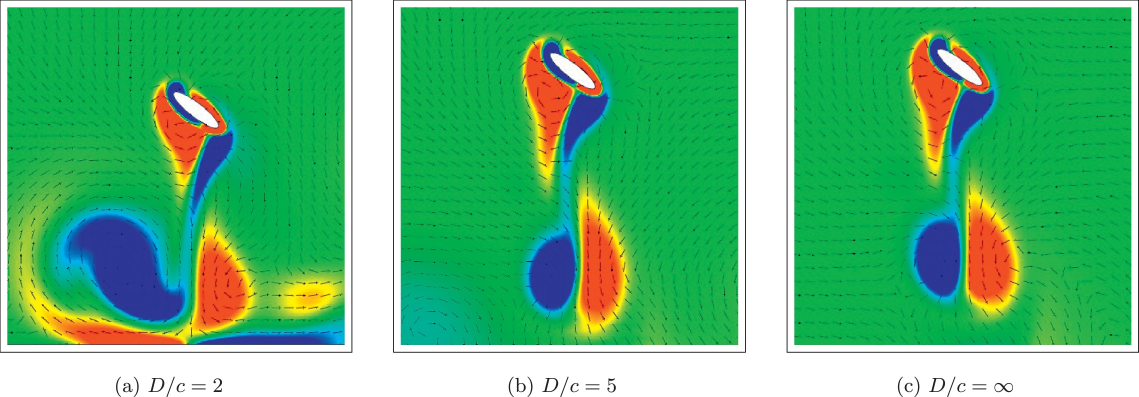
#> input picture images/carousel/srinidhi2017aerodynamics.jpg, 3417 x 1191 px (shown at 1/3 size)
$ python carousel.py
#> lines starting #> are read from the running program, lines starting #| are printed output that depends on the picture
from PIL import Image

aero = Image.open('srinidhi2017aerodynamics.jpg')
#> aero is the input picture: PIL image 3417x1191 RGB; mean R, G, B 90.4, 184.7, 121.8
aero = aero.crop((0, 0, aero.size[0], aero.size[1] - 122))
#> aero: PIL image 3417x1069 RGB
aero = aero.resize((1920, int((aero.size[1]/aero.size[0])*1920)))
#> aero: PIL image 1920x600 RGB
aero_size = aero.size
#> aero_size = (1920, 600)
aero.save('aero.jpg')

heat = Image.open('saurav2019heat.jpg')
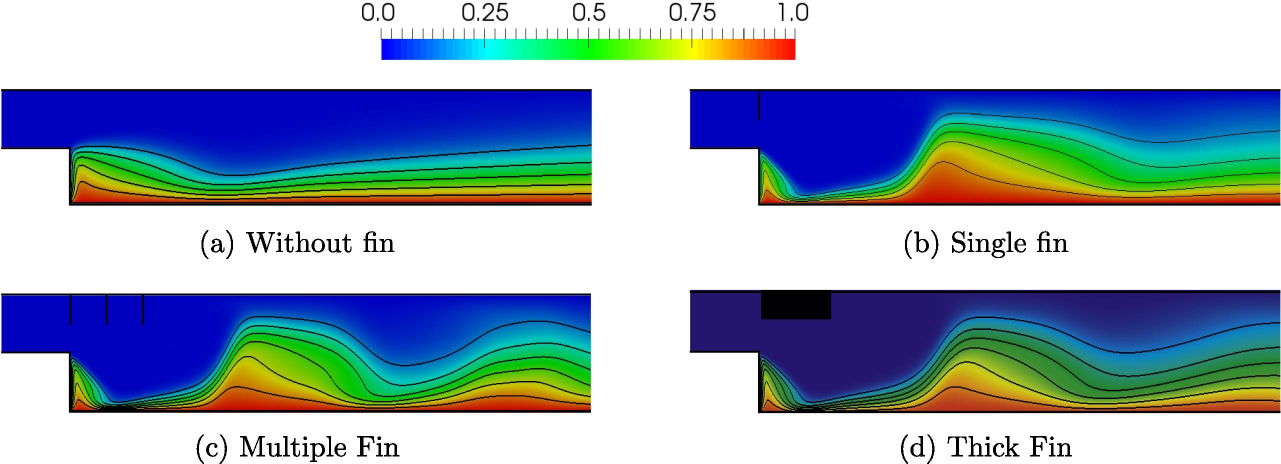
#> input picture images/carousel/saurav2019heat.jpg, 2562 x 927 px (shown at 1/2 size)
#> heat is the input picture: PIL image 2562x927 RGB; mean R, G, B 154, 171.7, 188.1
heat = heat.crop((0, 126, heat.size[0], heat.size[1]))
#> heat: PIL image 2562x801 RGB
heat = heat.resize((1920, int((heat.size[1]/heat.size[0])*1920)))
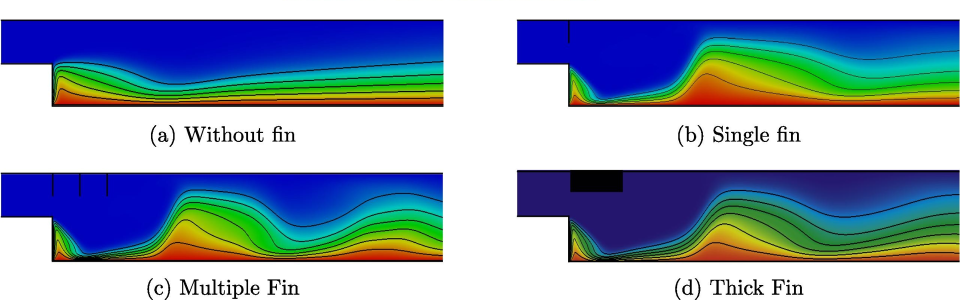
#> heat: PIL image 1920x600 RGB (shown at 1/2 size); mean R, G, B 141.5, 160.3, 180.9
heat_size = heat.size
#> heat_size = (1920, 600)
heat.save('heat.jpg')
heat_size = heat.size

multiphase = Image.open('subburaj2019multiphase.jpg')
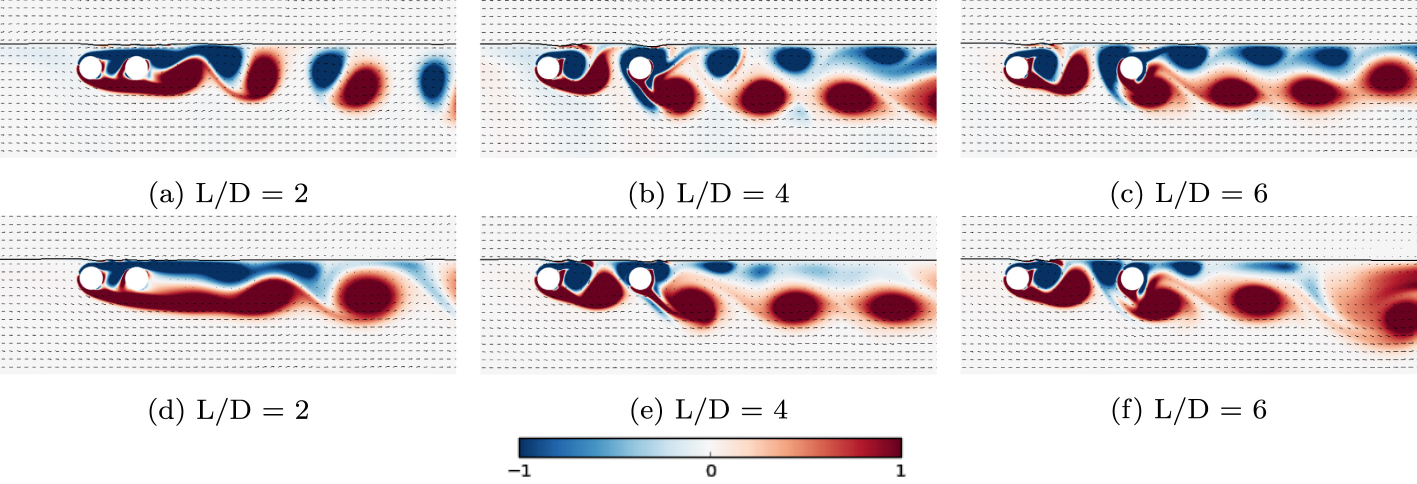
#> input picture images/carousel/subburaj2019multiphase.jpg, 2833 x 968 px (shown at 1/2 size)
#> multiphase is the input picture: PIL image 2833x968 RGB; mean R, G, B 224.5, 217.1, 219.6
multiphase = multiphase.crop((0, 0, multiphase.size[0], multiphase.size[1]-82))
#> multiphase: PIL image 2833x886 RGB
multiphase = multiphase.resize((1920, int((multiphase.size[1]/multiphase.size[0])*1920)))
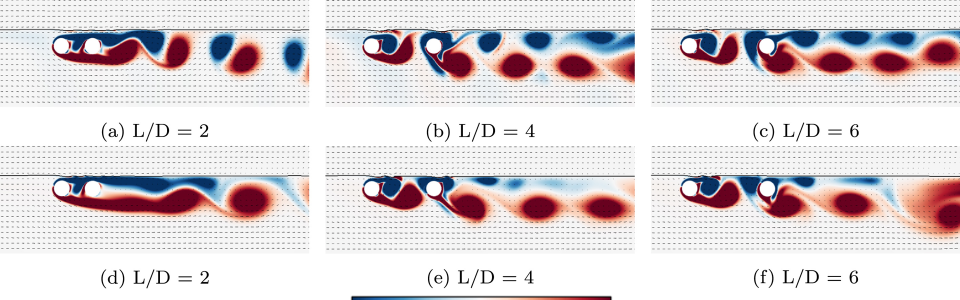
#> multiphase: PIL image 1920x600 RGB (shown at 1/2 size); mean R, G, B 222.8, 214.9, 217.4
multiphase_size = multiphase.size
#> multiphase_size = (1920, 600)
multiphase.save('multiphase.jpg')
multiphase_size = multiphase.size

turbulence = Image.open('jakkala2022turbulence.png')
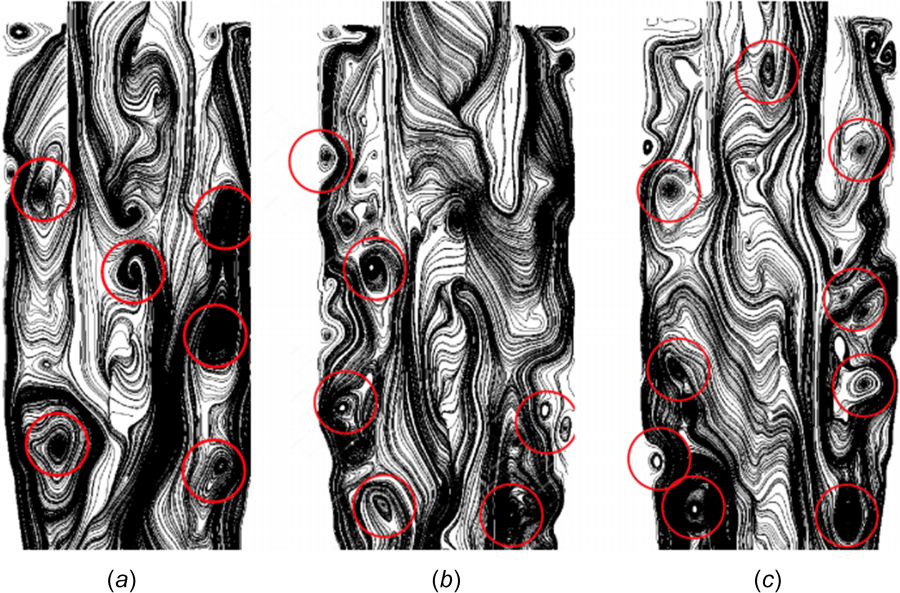
#> input picture images/carousel/jakkala2022turbulence.png, 900 x 593 px
#> turbulence is the input picture: PIL image 900x593 RGBA; mean R, G, B, A 146.2, 141.8, 142, 255
turbulence = turbulence.crop((0, 161.5, turbulence.size[0], turbulence.size[1]-150))
#> turbulence: PIL image 900x281 RGBA
turbulence = turbulence.resize((1920, int((turbulence.size[1]/turbulence.size[0])*1920)))
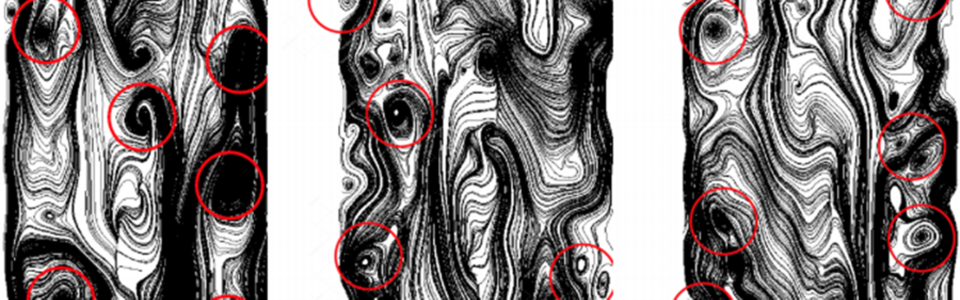
#> turbulence: PIL image 1920x599 RGBA (shown at 1/2 size); mean R, G, B, A 133.8, 128.2, 128.5, 255
turbulence_size = turbulence.size
#> turbulence_size = (1920, 599)
turbulence.save('turbulence.png')
turbulence_size = turbulence.size

complx = Image.open('karthik2018complex.png')
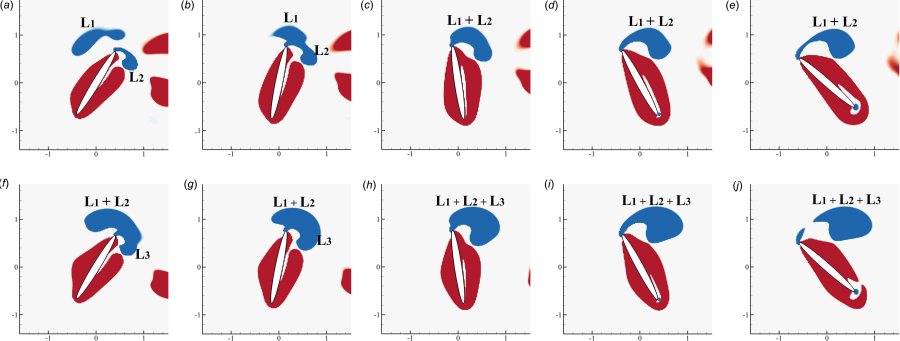
#> input picture images/carousel/karthik2018complex.png, 900 x 341 px
#> complx is the input picture: PIL image 900x341 RGBA; mean R, G, B, A 233.2, 225.6, 229.2, 255
complex_size = complx.size
#> complex_size = (900, 341)

sizes = [aero_size, heat_size, multiphase_size, turbulence_size, complex_size]
print(sizes)
#| [(1920, 600), (1920, 600), (1920, 600), (1920, 599), (900, 341)]
